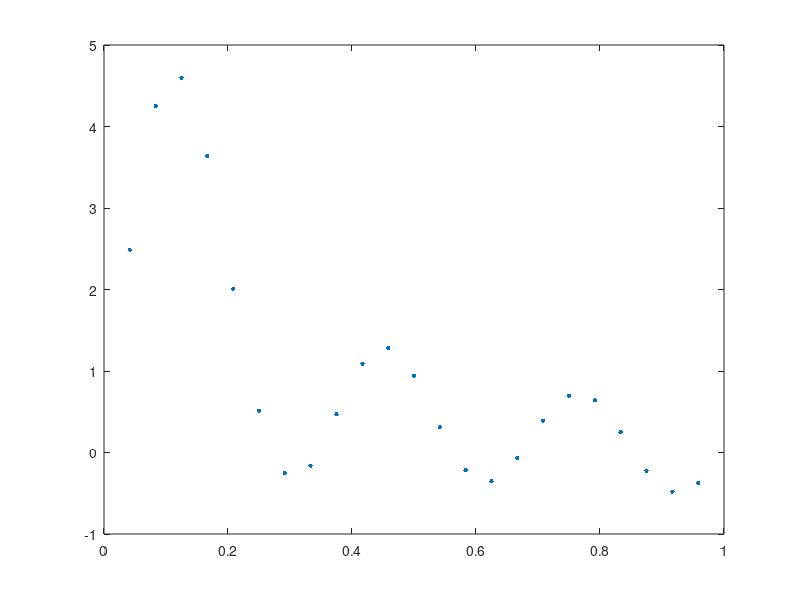

Source code (MATLAB):
#
# Resuelvo la ecuación 
#
#



#---------------------------------------------
#Datos del problema
#---------------------------------------------
XL = 0.0; #X inicial
XR = 1.0; #X final
SIZE_DOMAIN = (XR-XL); #Tamanho del dominio
UL = 0.; #Condicion Dirichlet izquierda
UR = 1.; #Condicion Dirichlet derecha
K = 6; #Nro de términos considerados en la suma

#---------------------------------------------
#Datos para la discretizacion
#---------------------------------------------

Nn = 23; #Numero de nodos
h = SIZE_DOMAIN / (Nn+1); #Distancia entre nodos
h2 = h*h;
x=h*(1:Nn); #Array de 1/h hasta Nn/h

#---------------------------------------------
#SOLUCIÓN EXACTA
#---------------------------------------------






#---------------------------------------------
#MÉTODO DE DIFERENCIAS FINITAS CENTRADAS DE 2DO ORDEN
#---------------------------------------------

#Creo la matriz A

DC_S1 = sparse([1:Nn], [1:Nn], (-2/h2 -1)*ones(1,Nn), Nn, Nn, 0);
DC_S2 = sparse([1:Nn-1], [2:Nn], (1/h2)*ones(1,Nn-1), Nn, Nn, 0);
DC_S3 = sparse([2:Nn], [1:Nn-1],(1/h2)*ones(1,Nn-1), Nn, Nn, 0);
A = DC_S1 + DC_S2 + DC_S3;

# Vectores de solution
DC_ysol = zeros(Nn,1);

# Termino independiente  A * ysol = b

function gx = g(x,K)
    suma = 0;
    for jj=1:K
        suma = suma + (1 + (jj*pi)*(jj*pi))*sin(jj*pi*x);
    endfor
    gx = -suma;
endfunction


b = zeros(Nn,1);
b = g(x,K); #x es un vector. Se puede meter vectores como argumentos de funciones!
b(1) = b(1) - UL/h2;
b(1) = b(Nn) - UR/h2;


#Resolucion del problema

DC_ysol=A\b.';  # SIEMPRE USAR EL COMANDO "\" PARA RESOLVER SISTEMAS LINEALES - MAS ECONOMICO
#El operador ".'" calcula la transpuesta. Esto es necesario porque el vector b es un vector fila.

#Ploteo

#plot(xsol,sol)
%plot(x,DC_ysol,".","markersize", 10);






#---------------------------------------------
#MÉTODO DE PADÉ
#---------------------------------------------

#Creo la matriz A2
#Nodos internos:
P_S1 = sparse([2:Nn-1], [2:Nn-1], (10/12)*ones(1,Nn-2), Nn, Nn, 0);
P_S2 = sparse([2:Nn-1], [1:Nn-2], (1/12)*ones(1,Nn-2), Nn, Nn, 0);
P_S3 = sparse([2:Nn-1], [3:Nn],(1/12)*ones(1,Nn-2), Nn, Nn, 0);
#Nodos de frontera:
P_F1 = sparse([1], [1], (1), Nn, Nn, 0);
P_F2 = sparse([Nn], [Nn], (1), Nn, Nn, 0);

A2 = P_S1 + P_S2 + P_S3 + P_F1 + P_F2;

#Creo la matriz B2
#Nodos internos:
P_S4 = sparse([2:Nn-1], [2:Nn-1], (-2)*ones(1,Nn-2), Nn, Nn, 0);
P_S5 = sparse([2:Nn-1], [1:Nn-2], (1)*ones(1,Nn-2), Nn, Nn, 0);
P_S6 = sparse([2:Nn-1], [3:Nn],(1)*ones(1,Nn-2), Nn, Nn, 0);

#Nodos de frontera:
P_F3 = sparse([1,1], [1,2], [-2,1], Nn, Nn, 0);
P_F4 = sparse([Nn,Nn], [Nn-1,Nn], [1,-2], Nn, Nn, 0);

B2 = P_S4 + P_S5 + P_S6 + P_F3 + P_F4;

# Vectores de solution
P_ysol = zeros(Nn,1);

# Termino independiente  A2*ysol'' = B2*ysol + c
c = zeros(Nn,1);
c(1) = UL/h2;
c(Nn) = UR/h2;

#Resuelvo el problema
P_ysol = (B2-A2)\(A2*b.' - c);

#Ploteo
plot(x,DC_ysol,".","markersize", 10);
pause(10)



